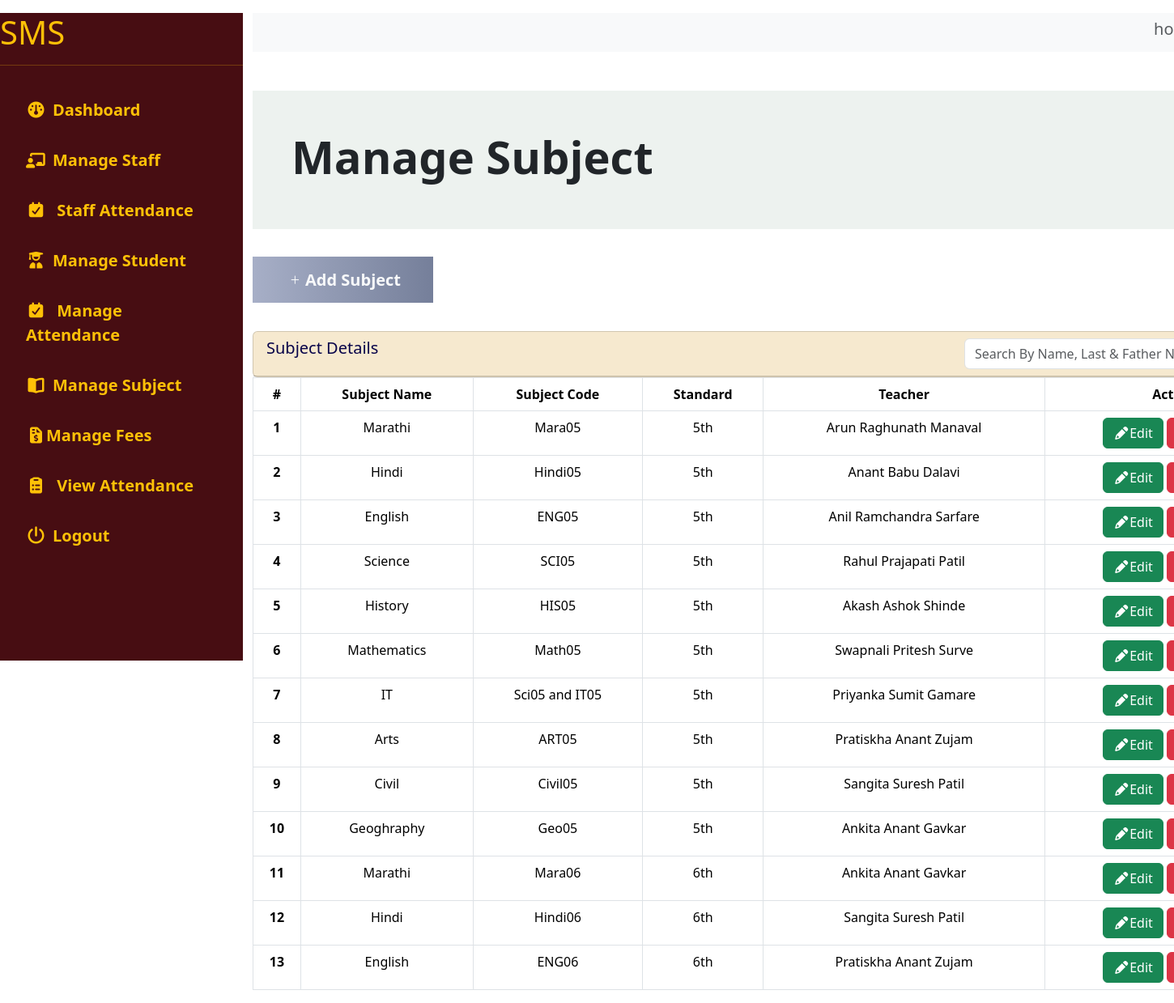
/subject/, run on the app's committed database.
### subject/models.py (models this page shows, shortened)
class Subject(models.Model):
    subject_name=models.CharField(max_length=150,help_text="Enter Subject Name")
    code=models.CharField(max_length=100,help_text="Enter Subject Code. E.g.. Mara05,HIND05")
    standard=models.ForeignKey(Standard,on_delete=models.CASCADE)
    teacher=models.ForeignKey(Teacher,on_delete=models.SET_NULL,null=True,blank=True,related_name="subjects")

class Standard(models.Model):
    name=models.CharField(max_length=150)
    def __str__(self):
        return self.name

class Teacher(models.Model):
    staff=models.OneToOneField(Staff,on_delete=models.CASCADE,limit_choices_to={'role':'Teaching'})
    def  __str__(self):
        return self.staff.full_name

### staff/models.py (models this page shows, shortened)
class Staff(models.Model):
    id = models.UUIDField(primary_key=True, default=uuid.uuid4, editable=False)
    employee_id=models.CharField(max_length=100,null=True,blank=True,help_text='emp101')
    full_name=models.CharField(max_length=150,null=True,blank=True)
    role = models.CharField(max_length=20, choices=ROLE_CHOICES)
    gender=models.CharField(max_length=12,choices=GENDER_CHOICES,default='Male')
    birth_date=models.DateField()
    address=models.CharField(max_length=150)
    email=models.EmailField()
    mobile_no=models.CharField(max_length=15)
    qualification=models.CharField(max_length=150,choices=QULIFICATION_CHOICES)
    experience = models.PositiveIntegerField(help_text="In Years")
    joining_date=models.DateField()
    salary=models.DecimalField(max_digits=10,decimal_places=2)
    subject=models.CharField(max_length=150,choices=SUBJECT_CHOICES,blank=True,null=True)
    designation =models.CharField(max_length=150,choices=NON_TEACHING_CHOICES,blank=True,null=True)
    status=models.CharField(max_length=150,choices=STATUS_CHOICES,null=True,blank=True)
    profile_image=models.ImageField(upload_to='Staff_images',null=True,blank=True)
    created_at=models.DateTimeField(auto_now_add=True)
    updated_at=models.DateTimeField(auto_now=True)
    class Meta:
        verbose_name_plural="Staff"

### subject/views.py (the view)
# urls.py: path('',views.subject_list,name='subject_list'),
def subject_list(request):
    query=request.GET.get('q')
    if query:
        subjects=Subject.objects.filter(Q(subject_name__icontains=query) |
                                        Q(code__icontains=query) |
                                         Q(standard__name__icontains=query)|
                                        Q(teacher__staff__full_name__icontains=query))
    else:
        subjects=Subject.objects.all()
    context={'subjects':subjects,}
    return render(request,'subject/subject_list.html',context)

### templates/subject/subject_list.html (shortened to what this page needs)
{% extends 'base/base.html' %}
{% block content %}
{% load static %}
{% include 'base/sidebar.html' %}
<div class="container mt-3" style="margin-left:300px;">
    <div class="navbar navbar-expand-lg bg-body-tertiary">
        <h5 class="ms-auto me-5 text-muted ">home</h5>
    </div>
    <div class="mt-5 p-5" style="background:#edf2ef;">
        <h1 class="display-4 fw-bold">Manage Subject</h1>
    </div>
    <div class="mt-5">
        <a href="{% url 'add_subject'  %}" class="text-decoration-none fw-bold text-light fs-5 "
           style="background:linear-gradient(to right,#a7afc7,#757F9A); padding:15px 40px;">
            <i class="fa-regular fa-plus"></i>Add Subject</a>
    </div>
    <div class="card mt-5" style="background:#fdf0d5;">
        <div class="card-header d-flex justify-content-between">
            <h5 style="color:#08044a;">Subject Details</h5>
            <form action="" method="GET" class="d-flex" role="search" style="width:400px;">
                <input class="form-control me-2" type="search" name="q" value="{{request.GET.q}}"
                       placeholder="Search By Name, Last & Father Name" aria-label="Search"/>
            </form>
        </div>
    </div>
    <div class="card-body">
        <div class="table-responsive">
            <table class="table table-bordered  table-hover text-center" style="min-width:1000px;">
                <thead>
                <tr>
                    <th scope="col">#</th>
                    <th scope="col">Subject Name</th>
                    <th scope="col">Subject Code</th>
                    <th scope="col">Standard</th>
                    <th scope="col">Teacher</th>
                    <th scope="col">Action</th>
                </tr>
                </thead>
                <tbody>
                {% for subject in subjects %}
                <tr>
                    <th scope="row">{{forloop.counter}}</th>
                    <td>{{ subject.subject_name}}</td>
                    <td>{{ subject.code }}</td>
                    <td>{{ subject.standard }}</td>
                    <td>{{ subject.teacher }}</td>
                    <td>
                    <a href="{% url 'edit_subject' subject.pk %}" class="btn btn-success"><i
                            class="fa-solid fa-pencil"></i>Edit</a>
                    <a href="{% url 'delete_subject' subject.pk %}" class="btn btn-danger">Delete</a>
                    </td>
                </tr>
                {% endfor %}
                </tbody>
            </table>
        </div>
    </div>
</div>
{% endblock %}

### data on the page
Subject: subject_name "Marathi", code "Mara05", standard "5th", teacher "Arun Raghunath Manaval"
Subject: subject_name "Hindi", code "Hindi05", standard "5th", teacher "Anant Babu Dalavi"
Subject: subject_name "English", code "ENG05", standard "5th", teacher "Anil Ramchandra Sarfare"
Subject: subject_name "Science", code "SCI05", standard "5th", teacher "Rahul Prajapati Patil"
Subject: subject_name "History", code "HIS05", standard "5th", teacher "Akash Ashok Shinde"
Subject: subject_name "Mathematics", code "Math05", standard "5th", teacher "Swapnali Pritesh Surve"
Subject: subject_name "IT", code "Sci05 and IT05", standard "5th", teacher "Priyanka Sumit Gamare"
Subject: subject_name "Arts", code "ART05", standard "5th", teacher "Pratiskha Anant Zujam"
Subject: subject_name "Civil", code "Civil05", standard "5th", teacher "Sangita Suresh Patil"
Subject: subject_name "Geoghraphy", code "Geo05", standard "5th", teacher "Ankita Anant Gavkar"
Subject: subject_name "Marathi", code "Mara06", standard "6th", teacher "Ankita Anant Gavkar"
Subject: subject_name "Hindi", code "Hindi06", standard "6th", teacher "Sangita Suresh Patil"
Subject: subject_name "English", code "ENG06", standard "6th", teacher "Pratiskha Anant Zujam"
